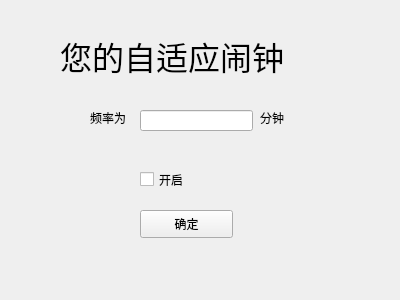
<?xml version="1.0" encoding="UTF-8"?>
<ui version="4.0">
 <class>AlarmNew</class>
 <widget class="QWidget" name="AlarmNew">
  <property name="geometry">
   <rect>
    <x>0</x>
    <y>0</y>
    <width>400</width>
    <height>300</height>
   </rect>
  </property>
  <property name="windowTitle">
   <string>Form</string>
  </property>
  <widget class="QPushButton" name="pushButton">
   <property name="geometry">
    <rect>
     <x>140</x>
     <y>210</y>
     <width>93</width>
     <height>28</height>
    </rect>
   </property>
   <property name="text">
    <string>确定</string>
   </property>
  </widget>
  <widget class="QCheckBox" name="checkBox">
   <property name="geometry">
    <rect>
     <x>140</x>
     <y>170</y>
     <width>91</width>
     <height>19</height>
    </rect>
   </property>
   <property name="text">
    <string>开启</string>
   </property>
  </widget>
  <widget class="QLabel" name="label">
   <property name="geometry">
    <rect>
     <x>60</x>
     <y>10</y>
     <width>411</width>
     <height>91</height>
    </rect>
   </property>
   <property name="font">
    <font>
     <family>微软雅黑</family>
     <pointsize>24</pointsize>
    </font>
   </property>
   <property name="text">
    <string>您的自适应闹钟</string>
   </property>
  </widget>
  <widget class="QLabel" name="label_3">
   <property name="geometry">
    <rect>
     <x>260</x>
     <y>110</y>
     <width>72</width>
     <height>15</height>
    </rect>
   </property>
   <property name="text">
    <string>分钟</string>
   </property>
  </widget>
  <widget class="QLineEdit" name="lineEdit">
   <property name="geometry">
    <rect>
     <x>140</x>
     <y>110</y>
     <width>113</width>
     <height>21</height>
    </rect>
   </property>
  </widget>
  <widget class="QLabel" name="label_2">
   <property name="geometry">
    <rect>
     <x>90</x>
     <y>110</y>
     <width>72</width>
     <height>15</height>
    </rect>
   </property>
   <property name="text">
    <string>频率为</string>
   </property>
  </widget>
 </widget>
 <resources/>
 <connections/>
 <slots>
  <slot>slot1()</slot>
 </slots>
</ui>
